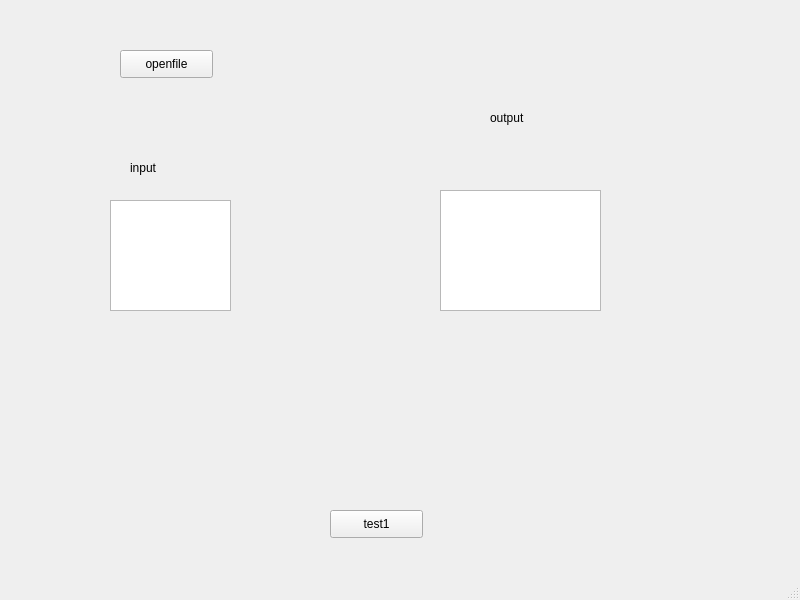
<?xml version="1.0" encoding="UTF-8"?>
<ui version="4.0">
 <class>MainWindow</class>
 <widget class="QMainWindow" name="MainWindow">
  <property name="geometry">
   <rect>
    <x>0</x>
    <y>0</y>
    <width>800</width>
    <height>600</height>
   </rect>
  </property>
  <property name="windowTitle">
   <string>MainWindow</string>
  </property>
  <widget class="QWidget" name="centralwidget">
   <widget class="QPushButton" name="pushButton">
    <property name="geometry">
     <rect>
      <x>330</x>
      <y>510</y>
      <width>93</width>
      <height>28</height>
     </rect>
    </property>
    <property name="text">
     <string>test1</string>
    </property>
   </widget>
   <widget class="QTextEdit" name="textEdit">
    <property name="geometry">
     <rect>
      <x>110</x>
      <y>200</y>
      <width>121</width>
      <height>111</height>
     </rect>
    </property>
   </widget>
   <widget class="QLabel" name="label">
    <property name="geometry">
     <rect>
      <x>130</x>
      <y>160</y>
      <width>72</width>
      <height>15</height>
     </rect>
    </property>
    <property name="text">
     <string>input</string>
    </property>
   </widget>
   <widget class="QLabel" name="label_2">
    <property name="geometry">
     <rect>
      <x>490</x>
      <y>110</y>
      <width>72</width>
      <height>15</height>
     </rect>
    </property>
    <property name="text">
     <string>output</string>
    </property>
   </widget>
   <widget class="QPushButton" name="pushButton_2">
    <property name="geometry">
     <rect>
      <x>120</x>
      <y>50</y>
      <width>93</width>
      <height>28</height>
     </rect>
    </property>
    <property name="text">
     <string>openfile</string>
    </property>
   </widget>
   <widget class="QTextEdit" name="textEdit_2">
    <property name="geometry">
     <rect>
      <x>440</x>
      <y>190</y>
      <width>161</width>
      <height>121</height>
     </rect>
    </property>
   </widget>
  </widget>
  <widget class="QMenuBar" name="menubar">
   <property name="geometry">
    <rect>
     <x>0</x>
     <y>0</y>
     <width>800</width>
     <height>26</height>
    </rect>
   </property>
  </widget>
  <widget class="QStatusBar" name="statusbar"/>
 </widget>
 <resources/>
 <connections/>
</ui>
